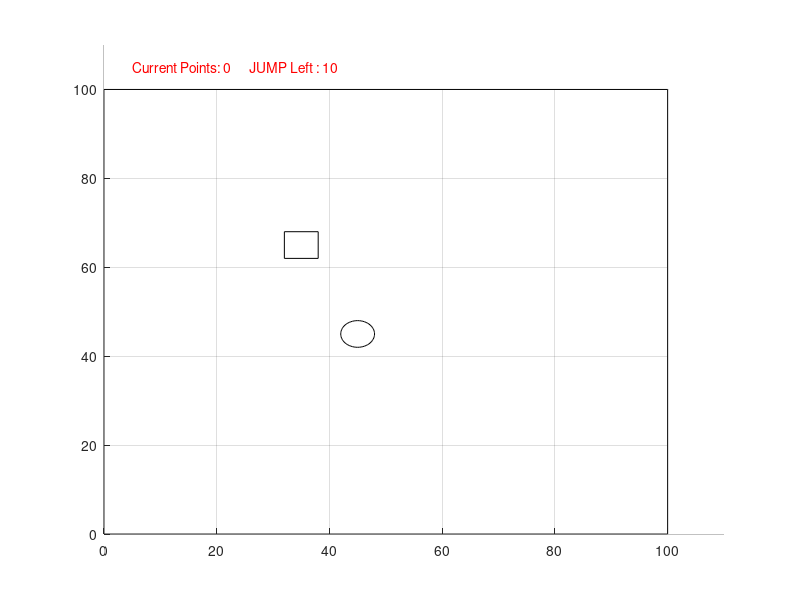

Source code (MATLAB):
function [] = dog_game()
v=zeros (10);
u=zeros (10);
v(5,5) = 1;
points=0;
enemy=zeros (10);
enemy(randi(10),randi(10))= 10;
jump = 10;

while 1
    
    
%spawn enermy
if(~(isempty(find((find(v)==find(enemy)),1))==1)||(points/10==floor(points/10)))    
    enemy=zeros (10);
    Etype =randi (3);
    switch (Etype) 
        case 1
            enemy(randi(10),randi(10))= 10;
        case 2
            enemy(randi(10),randi(10))= 20;
        case 3
            enemy(randi(10),randi(10))= 30;
    end
end
%if statement : find all element of v and enemy ,then compare both 
%it will show two 0 or 1,find 1 is empty or not
if (isempty(find((find(v)==find(enemy)),1))==1)
    if (points/10==floor(points/10))
    v=v+enemy;
    end
    if (points/10==floor(points/10))
        clf;
    [Ea,Eb]=find(v==10);
    N_enemy=size(Ea,1);
    [a,b]=find(v==1);
    axis([0 110 0 110])
    grid on
    rectangle('Position',[0,100,100,10],'FaceColor','w','EdgeColor','w')
    rectangle('Position',[100,0,10,110],'FaceColor','w','EdgeColor','w')                
    text(5,105,sprintf('Current Points: %d      JUMP Left : %d',points,jump),'Color','r','FontSize',10) 
                    
    line([0,100,100],[100,100,0],'color','k')
    for i=1:N_enemy
        rectangle('Position',([((Ea(i)-1)*10)+2,((Eb(i)-1)*10)+2,6,6]));
    end
    rectangle('Position',[((a-1)*10)+2,((b-1)*10)+2,6,6],'Curvature',[1,1])
   
    end
    
    
    
    fprintf('Current points: %d\nJUMP left : %d',points,jump)
    u=v;
    v'
    move= menu ('Movement','up','down','left','right','jump');
    [a,b]=find(v==1);
    if move==1 && b+1<=10
    v(a,b+1)=v(a,b+1)+v(a,b);
    v(a,b)=0;
    end
    if move==2 && b-1>0
    v(a,b-1)=v(a,b-1)+v(a,b);
    v(a,b)=0;
    end
    if move==3 && a-1>0
    v(a-1,b)=v(a-1,b)+v(a,b);
    v(a,b)=0;
    end
    if move==4 && a+1<=10
    v(a+1,b)=v(a+1,b)+v(a,b);
    v(a,b)=0;
    end
    

if move==5 && jump>0
v(randi(10),randi(10))=1;
v(a,b)=0;
jump = jump -1;
end

if move~=5
    
%enemy 1 (move 1 step)
[Ea,Eb]=find(v==10);
N_enemy=size(Ea,1);
[a,b]=find(v==1);
for i=1:N_enemy
   x=Ea(i)-a;
   y=Eb(i)-b;
   if abs(x)>=abs(y)
       if x<0&&v(Ea(i)+1,Eb(i))~=10&&v(Ea(i)+1,Eb(i))~=20&&v(Ea(i)+1,Eb(i))~=30
           v(Ea(i)+1,Eb(i))=v(Ea(i)+1,Eb(i))+v(Ea(i),Eb(i));
           v(Ea(i),Eb(i))=0;
       end
       if x>0&&v(Ea(i)-1,Eb(i))~=10&&v(Ea(i)-1,Eb(i))~=20&&v(Ea(i)-1,Eb(i))~=30
           v(Ea(i)-1,Eb(i))=v(Ea(i)-1,Eb(i))+v(Ea(i),Eb(i));
           v(Ea(i),Eb(i))=0;
       end
   end
    if abs(x)<abs(y)
       if y<0&&v(Ea(i),Eb(i)+1)~=10&&v(Ea(i),Eb(i)+1)~=20&&v(Ea(i),Eb(i)+1)~=30
           v(Ea(i),Eb(i)+1)=v(Ea(i),Eb(i)+1)+v(Ea(i),Eb(i));
           v(Ea(i),Eb(i))=0;
       end
       if y>0&&v(Ea(i),Eb(i)-1)~=10&&v(Ea(i),Eb(i)-1)~=20&&v(Ea(i),Eb(i)-1)~=30
           v(Ea(i),Eb(i)-1)=v(Ea(i),Eb(i)-1)+v(Ea(i),Eb(i));
           v(Ea(i),Eb(i))=0;
       end
    end
end

%enemy (one step bishop) 
[Ea,Eb]=find(v==20);
N_enemy=size(Ea,1);
[a,b]=find(v==1);
for i=1:N_enemy
   x=Ea(i)-a;
   y=Eb(i)-b;
    if x>=0
       if y>=0&&v(Ea(i)-1,Eb(i)-1)~=10&&v(Ea(i)-1,Eb(i)-1)~=20&&v(Ea(i)-1,Eb(i)-1)~=30
           v(Ea(i)-1,Eb(i)-1)=v(Ea(i)-1,Eb(i)-1)+v(Ea(i),Eb(i));
           v(Ea(i),Eb(i))=0;
       end
       if y<0&&v(Ea(i)-1,Eb(i)+1)~=10&&v(Ea(i)-1,Eb(i)+1)~=20&&v(Ea(i)-1,Eb(i)+1)~=30
           v(Ea(i)-1,Eb(i)+1)=v(Ea(i)-1,Eb(i)+1)+v(Ea(i),Eb(i));
           v(Ea(i),Eb(i))=0;
       end
    end
    if x<0
        
       if y>=0&&v(Ea(i)+1,Eb(i)-1)~=10&&v(Ea(i)+1,Eb(i)-1)~=20&&v(Ea(i)+1,Eb(i)-1)~=30
           v(Ea(i)+1,Eb(i)-1)=v(Ea(i)+1,Eb(i)-1)+v(Ea(i),Eb(i));
           v(Ea(i),Eb(i))=0;
       end
       if y<0&&v(Ea(i)+1,Eb(i)+1)~=10&&v(Ea(i)+1,Eb(i)+1)~=20&&v(Ea(i)+1,Eb(i)+1)~=30
           v(Ea(i)+1,Eb(i)+1)=v(Ea(i)+1,Eb(i)+1)+v(Ea(i),Eb(i));
           v(Ea(i),Eb(i))=0;
       end
    end
    
end

%enemy 3 (randomm move 1 step)
[Ea,Eb]=find(v==30);
N_enemy=size(Ea,1);
for i=1:N_enemy
   x=Ea(i)-randi(10);
   y=Eb(i)-randi(10);
   if abs(x)>=abs(y)
       if x<=0&&v(Ea(i)+1,Eb(i))~=10&&v(Ea(i)+1,Eb(i))~=20&&v(Ea(i)+1,Eb(i))~=30
           v(Ea(i)+1,Eb(i))=v(Ea(i)+1,Eb(i))+v(Ea(i),Eb(i));
           v(Ea(i),Eb(i))=0;
       end
       if x>0&&v(Ea(i)-1,Eb(i))~=10&&v(Ea(i)-1,Eb(i))~=20&&v(Ea(i)-1,Eb(i))~=30
           v(Ea(i)-1,Eb(i))=v(Ea(i)-1,Eb(i))+v(Ea(i),Eb(i));
           v(Ea(i),Eb(i))=0;
       end
   end
    if abs(x)<abs(y)
       if y<=0&&v(Ea(i),Eb(i)+1)~=10&&v(Ea(i),Eb(i)+1)~=20&&v(Ea(i),Eb(i)+1)~=30
           v(Ea(i),Eb(i)+1)=v(Ea(i),Eb(i)+1)+v(Ea(i),Eb(i));
           v(Ea(i),Eb(i))=0;
       end
       if y>0&&v(Ea(i),Eb(i)-1)~=10&&v(Ea(i),Eb(i)-1)~=20&&v(Ea(i),Eb(i)-1)~=30
           v(Ea(i),Eb(i)-1)=v(Ea(i),Eb(i)-1)+v(Ea(i),Eb(i));
           v(Ea(i),Eb(i))=0;
       end
    end
end

end


% setting of died
if ~(isempty(find(v==21)))
v(find(v==21))=11;
end
if ~(isempty(find(v==31)))
v(find(v==31))=11;
end

points=points+1;
if (isempty(find(v==11)))
%display_game(v,u,points,jump); 
end

if (~isempty(find(v==11)))
    fprintf('the final the score : %d',points)
    break
end

end


end